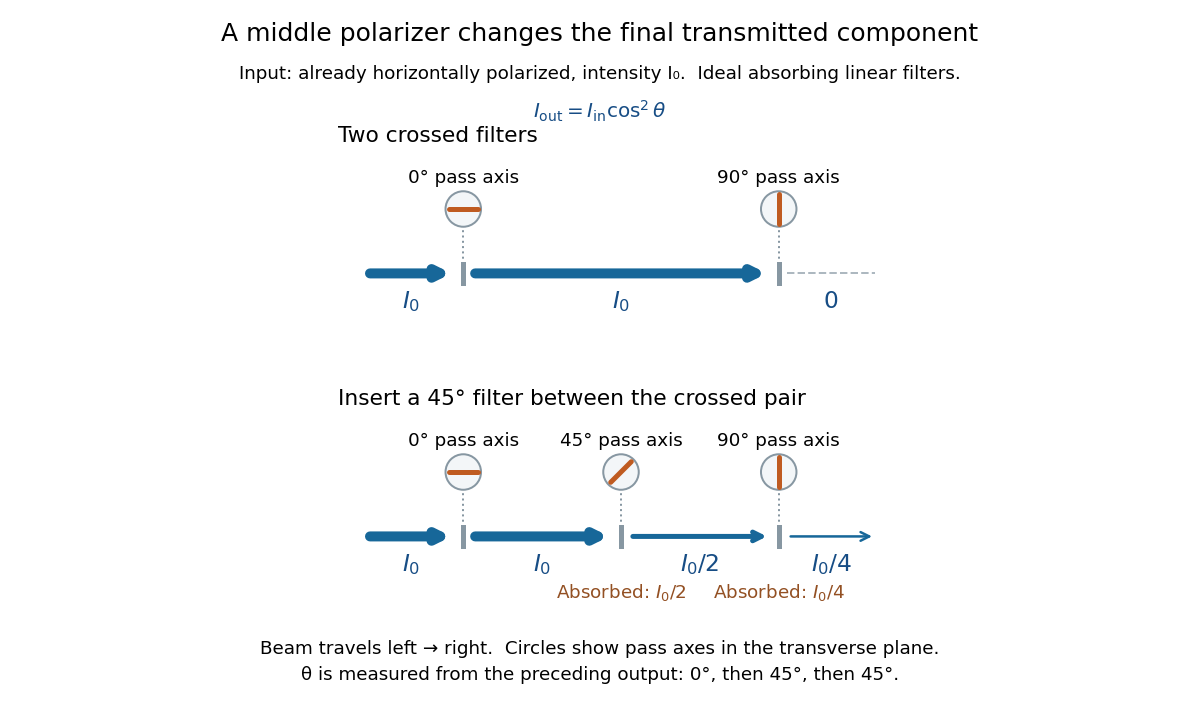

The script that drew this image:
"""Classical projections through crossed and intermediate ideal polarizers.

Tested with Python 3.14, matplotlib 3.10.7, numpy 2.3.5.
Write the basename PNG into cwd; run from _media for the wiki.
"""

from pathlib import Path

import matplotlib

matplotlib.use("Agg")
import matplotlib.pyplot as plt
from matplotlib.patches import Circle
import numpy as np


def project(input_field, angle_degrees):
    angle = np.deg2rad(angle_degrees)
    axis = np.array([np.cos(angle), np.sin(angle)])
    return np.dot(input_field, axis) * axis


def stages(angles):
    fields = [np.array([1.0, 0.0])]
    for angle in angles:
        fields.append(project(fields[-1], angle))
    return np.array(fields)


def draw_pass_axis(ax, x, angle):
    center_y, radius = 0.98, 0.27
    ax.add_patch(Circle((x, center_y), radius, facecolor="#f3f6f8",
                        edgecolor="#8797a2", lw=1.2))
    direction = radius * 0.82 * np.array([np.cos(np.deg2rad(angle)),
                                         np.sin(np.deg2rad(angle))])
    ax.plot([x - direction[0], x + direction[0]],
            [center_y - direction[1], center_y + direction[1]],
            color="#bf5b21", lw=3, solid_capstyle="round")
    ax.plot([x, x], [0.15, 0.68], color="#8797a2", ls=":", lw=1.2)
    ax.plot([x, x], [-0.14, 0.14], color="#8797a2", lw=3)
    ax.text(x, 1.37, f"{angle}° pass axis", ha="center", fontsize=11)


def main():
    two = stages([0, 90])
    three = stages([0, 45, 90])
    intensities_two = np.sum(two**2, axis=1)
    intensities_three = np.sum(three**2, axis=1)
    np.testing.assert_allclose(intensities_two, [1, 1, 0], atol=1e-14)
    np.testing.assert_allclose(intensities_three, [1, 1, 0.5, 0.25], atol=1e-14)
    np.testing.assert_allclose(three[2], [0.5, 0.5], atol=1e-14)
    np.testing.assert_allclose(three[3], [0, 0.5], atol=1e-14)
    losses = intensities_three[:-1] - intensities_three[1:]
    np.testing.assert_allclose(losses, [0, 0.5, 0.25], atol=1e-14)
    np.testing.assert_allclose(losses.sum() + intensities_three[-1], 1)
    np.testing.assert_allclose(0.5 * intensities_three[-1], 0.125)
    np.testing.assert_allclose(np.cos(np.deg2rad(60))**2, 0.25)

    plt.rcParams.update({"font.size": 12})
    fig, axes = plt.subplots(2, 1, figsize=(10, 6), dpi=120,
                             facecolor="white")
    for ax, positions, angles, intensities, labels, title in [
        (axes[0], [1.6, 6.4], [0, 90], intensities_two,
         [r"$I_0$", r"$I_0$", "0"], "Two crossed filters"),
        (axes[1], [1.6, 4.0, 6.4], [0, 45, 90], intensities_three,
         [r"$I_0$", r"$I_0$", r"$I_0/2$", r"$I_0/4$"],
         "Insert a 45° filter between the crossed pair")]:
        boundaries = [0.0, *positions, 8.0]
        for left, right, intensity, label in zip(
                boundaries[:-1], boundaries[1:], intensities, labels):
            if intensity > 1e-12:
                ax.annotate("", (right - 0.13, 0), (left + 0.13, 0),
                            arrowprops={"arrowstyle": "->", "color": "#176799",
                                        "lw": 6 * intensity, "mutation_scale": 13})
            else:
                ax.plot([left + 0.13, right - 0.13], [0, 0],
                        color="#adb8c0", ls="--", lw=1.2)
            ax.text((left + right) / 2, -0.43, label, ha="center",
                    va="center", fontsize=14, color="#174d85")
        for position, angle in zip(positions, angles):
            draw_pass_axis(ax, position, angle)
        if len(angles) == 3:
            ax.text(4, -0.93, r"Absorbed: $I_0/2$", ha="center",
                    fontsize=11, color="#935023")
            ax.text(6.4, -0.93, r"Absorbed: $I_0/4$", ha="center",
                    fontsize=11, color="#935023")
        ax.set(xlim=(-0.3, 8.3), ylim=(-1.15, 1.75), aspect="equal")
        ax.set_title(title, loc="left", fontsize=13, pad=10)
        ax.axis("off")

    fig.suptitle("A middle polarizer changes the final transmitted component",
                 fontsize=15, y=0.97)
    fig.text(0.5, 0.89,
             "Input: already horizontally polarized, intensity I₀.  Ideal absorbing linear filters.",
             ha="center", fontsize=11)
    fig.text(0.5, 0.835, r"$I_{\rm out}=I_{\rm in}\cos^2\theta$",
             ha="center", fontsize=12, color="#174d85")
    fig.text(0.5, 0.055,
             "Beam travels left → right.  Circles show pass axes in the transverse plane.\n"
             "θ is measured from the preceding output: 0°, then 45°, then 45°.",
             ha="center", fontsize=11, linespacing=1.6)
    fig.subplots_adjust(left=0.065, right=0.97, bottom=0.15, top=0.78,
                         hspace=0.38)
    output = Path.cwd() / Path(__file__).with_suffix(".png").name
    fig.savefig(output, facecolor="white", transparent=False)
    plt.close(fig)
    print("Checked: crossed transmission 0; three-filter transmission 1/4; "
          "unpolarized alternative 1/8; absorption 1/2 + 1/4. " + output.name)


if __name__ == "__main__":
    main()
